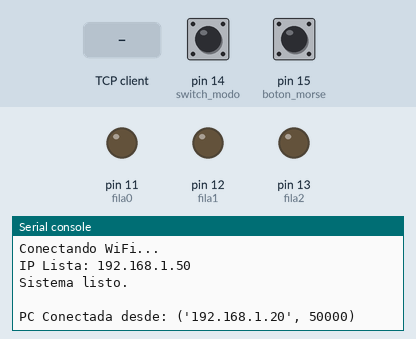
This program was run on a simulated MicroPython board. Parts: output pins drawn as LEDs (lit = HIGH), the last lines printed to the serial console. Inputs (shaded band) come from the test bench; at power-on: pin 14 (switch_modo) LOW, pin 15 (boton_morse) LOW. WiFi joins after 1.5 s; one TCP client connects 1 s after the port opens and stays connected; pins used as bus, display or sensor lines are not drawn.

Above: at 2.7 s.
2.8 s: pin 14 (switch_modo) pulled HIGH for 0.15 s
At 3.4 s:
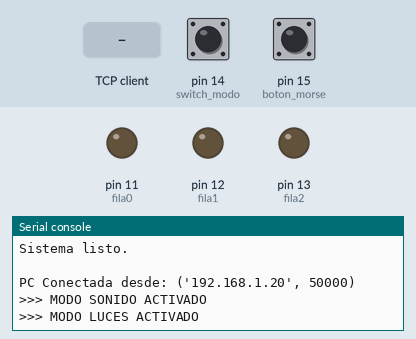
4.4 s: pin 15 (boton_morse) pulled HIGH for 0.15 s
At 6.3 s:
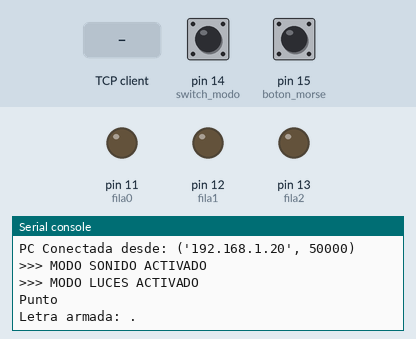
6.6 s: the TCP client sends ".\n"
At 7.8 s:
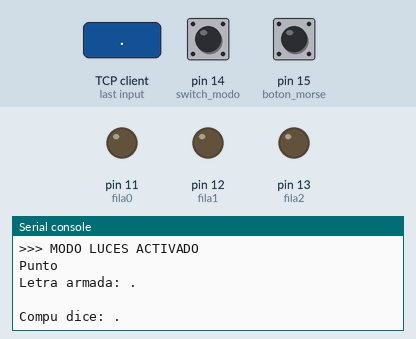
8.1 s: pin 15 (boton_morse) pulled HIGH for 1 s
At 9.6 s:
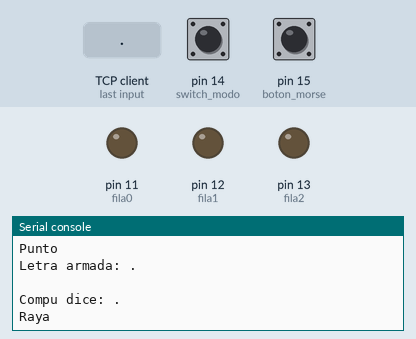
10.6 s: the TCP client sends "FRASE:\n"
At 11.0 s:
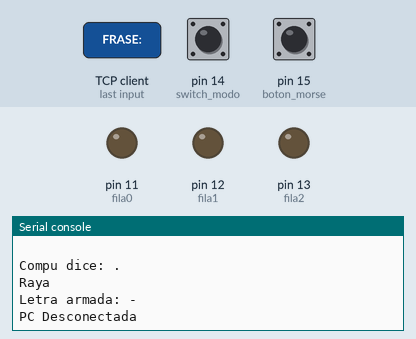
12.1 s: pin 15 (boton_morse) pulsed HIGH 2 times (0.12 s each, 0.3 s apart)
At 13.0 s:
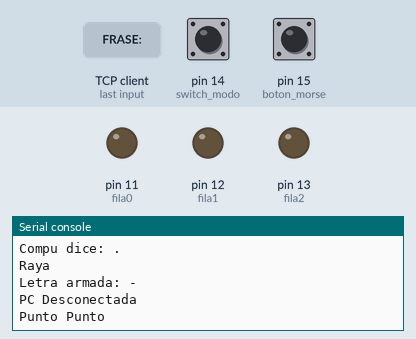

Measured:
- after the input at 2.8 s, the serial console: prints a new line at once (image 1)
- after the input at 4.4 s, the serial console: prints a new line after 0.16 s (image 2)
- after the input at 6.6 s, the serial console: prints a new line at once (image 3)
- after the input at 8.1 s, the serial console: prints a new line after 1.0 s (image 4)
- after the input at 10.6 s, the serial console: prints a new line at once (image 5)
- after the input at 12.1 s, the serial console: prints a new line after 0.12 s (image 6)

The program:

main.py
```python
# main.py (MicroPython)

import network
import socket
import time
import select
from machine import Pin, PWM

# =========================================================
# CONFIGURACIÓN DE PINES
# =========================================================

boton_morse = Pin(15, Pin.IN, Pin.PULL_DOWN)
switch_modo = Pin(14, Pin.IN, Pin.PULL_DOWN)

# ===== 74LS164 =====
dataPin = Pin(27, Pin.OUT)    # A/B del U1
clockPin = Pin(26, Pin.OUT)  # CLK compartido

clockPin.low()
dataPin.low()

# ===== LEDS LATERALES =====
fila0 = Pin(11, Pin.OUT)  # superior
fila1 = Pin(12, Pin.OUT)  # media
fila2 = Pin(13, Pin.OUT)  # inferior

fila0.low()
fila1.low()
fila2.low()

# ===== BUZZER =====
buzzer = PWM(Pin(5))
buzzer.duty_u16(0)

# =========================================================
# CONFIGURACIÓN GENERAL
# =========================================================

SSID = "RedSanti"
PASSWORD = "ce1234ce"
PORT = 1717

UNIDAD = 200  # ms

inicio_presion = 0
inicio_silencio = 0

estado_boton_ant = 0
simbolo_actual = ""

# =========================================================
# DICCIONARIO MORSE
# =========================================================

morseDict_maqueta = {
    "A":".-", "B":"-...", "C":"-.-.", "D":"-..",
    "E":".", "F":"..-.", "G":"--.", "H":"....",
    "I":"..", "J":".---", "K":"-.-", "L":".-..",
    "M":"--", "N":"-.", "O":"---", "P":".--.",
    "Q":"--.-", "R":".-.", "S":"...", "T":"-",
    "U":"..-", "V":"...-", "W":".--", "X":"-..-",
    "Y":"-.--", "Z":"--..",

    "0":"-----",
    "1":".----",
    "2":"..---",
    "3":"...--",
    "4":"....-",
    "5":".....",
    "6":"-....",
    "7":"--...",
    "8":"---..",
    "9":"----."
}

# =========================================================
# MAPEO MATRIZ
# (fila, columna)
# =========================================================

mapa_simbolos = {

    "A": (0,0),
    "B": (1,0),

    "C": (0,1),
    "D": (1,1),

    "E": (0,2),
    "F": (1,2),

    "G": (0,3),
    "H": (1,3),

    "I": (0,4),
    "J": (1,4),

    "K": (0,5),
    "L": (1,5),

    "M": (0,6),
    "N": (1,6),

    "O": (0,7),
    "P": (1,7),

    "Q": (0,8),
    "R": (1,8),

    "S": (0,9),
    "T": (1,9),

    "U": (0,10),
    "V": (1,10),

    "W": (0,11),
    "X": (1,11),

    "Y": (0,12),
    "Z": (1,12),

    "0": (2,0),
    "1": (2,1),
    "2": (2,2),
    "3": (2,3),
    "4": (2,4),

    "5": (2,5),
    "6": (2,6),
    "7": (2,7),
    "8": (2,8),
    "9": (2,9)
}

# =========================================================
# FUNCIONES 74LS164
# =========================================================

def pulse():

    clockPin.high()
    time.sleep_us(50)

    clockPin.low()
    time.sleep_us(50)

def apagar_filas():

    fila0.low()
    fila1.low()
    fila2.low()

def limpiar_leds():

    apagar_filas()

    dataPin.low()

    for _ in range(16):
        pulse()

def encender_columna(columna):

    # patrón de 16 bits
    bits = [0] * 16

    # SOLO una columna encendida
    bits[columna] = 1

    # enviar bits
    for bit in reversed(bits):

        dataPin.value(bit)
        pulse()

def mostrar_simbolo(simbolo):

    simbolo = simbolo.upper()

    if simbolo not in mapa_simbolos:
        return

    fila, columna = mapa_simbolos[simbolo]

    limpiar_leds()

    encender_columna(columna)

    # activar fila correcta
    if fila == 0:
        fila0.high()

    elif fila == 1:
        fila1.high()

    elif fila == 2:
        fila2.high()

# =========================================================
# REPRODUCIR FRASE
# =========================================================

def reproducir_frase(frase, estado_switch, ronda_actual):

    print("\n>>> REPRODUCIENDO:", frase)

    frase = frase.upper()

    for letra in frase:

        if letra == " ":
            time.sleep_ms(UNIDAD * 7)
            continue

        codigo = morseDict_maqueta.get(letra, "")

        for simbolo in codigo:

            # ===== MODO SONIDO =====
            if estado_switch == 1:

                buzzer.freq(600)
                buzzer.duty_u16(65536)

            # ===== MODO LUCES =====
            else:

                mostrar_simbolo(letra)

            # duración
            if simbolo == ".":
                time.sleep_ms(UNIDAD -(10 *ronda_actual))

            else:
                time.sleep_ms(UNIDAD * 3 - (10*ronda_actual))

            # apagar
            buzzer.duty_u16(0)
            limpiar_leds()

            # espacio entre símbolos
            time.sleep_ms(UNIDAD -  (10* ronda_actual))

        # espacio entre letras
        time.sleep_ms(UNIDAD * 3 - (10 *ronda_actual))

# =========================================================
# WIFI
# =========================================================

def connect_wifi():

    wlan = network.WLAN(network.STA_IF)

    wlan.active(True)
    wlan.connect(SSID, PASSWORD)

    print("Conectando WiFi...", end="")

    while not wlan.isconnected():
        pass

    print("\nIP Lista:", wlan.ifconfig()[0])

    return wlan.ifconfig()[0]

def iniciar_servidor_async(ip):

    s = socket.socket()

    s.setsockopt(socket.SOL_SOCKET, socket.SO_REUSEADDR, 1)

    s.bind((ip, PORT))
    s.listen(1)

    poller = select.poll()
    poller.register(s, select.POLLIN)

    return s, poller

# =========================================================
# INICIO
# =========================================================

limpiar_leds()

ip_local = connect_wifi()

server_sock, poller = iniciar_servidor_async(ip_local)

print("Sistema listo.")

cliente_sock = None

ultimo_estado_switch = switch_modo.value()

# =========================================================
# LOOP PRINCIPAL
# =========================================================

while True:

    # =====================================================
    # SWITCH
    # =====================================================

    estado_actual_switch = switch_modo.value()

    if estado_actual_switch != ultimo_estado_switch:

        if estado_actual_switch == 1:

            print(">>> MODO SONIDO ACTIVADO")

        else:

            print(">>> MODO LUCES ACTIVADO")

            buzzer.duty_u16(0)
            limpiar_leds()

        ultimo_estado_switch = estado_actual_switch

    # =====================================================
    # BOTÓN MORSE
    # =====================================================

    estado_boton = boton_morse.value()

    tiempo_actual = time.ticks_ms()

    # PRESIONADO
    if estado_boton == 1 and estado_boton_ant == 0:

        inicio_presion = tiempo_actual

        if estado_actual_switch == 1:

            buzzer.freq(600)
            buzzer.duty_u16(65536)

    # SOLTADO
    elif estado_boton == 0 and estado_boton_ant == 1:

        buzzer.duty_u16(0)

        duracion = time.ticks_diff(
            tiempo_actual,
            inicio_presion
        )

        inicio_silencio = tiempo_actual

        if duracion > 20:

            if duracion < UNIDAD * 2:

                simbolo_actual += "."
                print("Punto", end=" ")

            else:

                simbolo_actual += "-"
                print("Raya", end=" ")

    # =====================================================
    # FIN DE LETRA
    # =====================================================

    if estado_boton == 0 and simbolo_actual != "":

        silencio = time.ticks_diff(
            tiempo_actual,
            inicio_silencio
        )

        if silencio >= UNIDAD * 3:

            print("\nLetra armada:", simbolo_actual)

            if cliente_sock:

                try:

                    cliente_sock.send(
                        f"MORSE:{simbolo_actual}".encode()
                    )

                except:
                    pass

            simbolo_actual = ""

    estado_boton_ant = estado_boton

    # =====================================================
    # WIFI
    # =====================================================

    eventos = poller.poll(0)

    for sock, ev in eventos:

        # nueva conexión
        if sock == server_sock:

            cliente_sock, addr = server_sock.accept()

            print("\nPC Conectada desde:", addr)

            poller.register(cliente_sock, select.POLLIN)

        # mensaje recibido
        elif sock == cliente_sock:

            try:

                data = cliente_sock.recv(1024)

                if data:

                    mensaje = data.decode().strip().upper()

                    if mensaje.startswith("FRASE:"):

                        frase_juego = mensaje.split(":")[1]
                        ronda_actual = int(mensaje.split(":")[2])
                        reproducir_frase(
                            frase_juego,
                            estado_actual_switch,
                            ronda_actual
                        )

                    else:

                        print("\nCompu dice:", mensaje)

            except:

                poller.unregister(cliente_sock)

                cliente_sock.close()

                cliente_sock = None

                print("PC Desconectada")

    time.sleep_ms(5)
```
